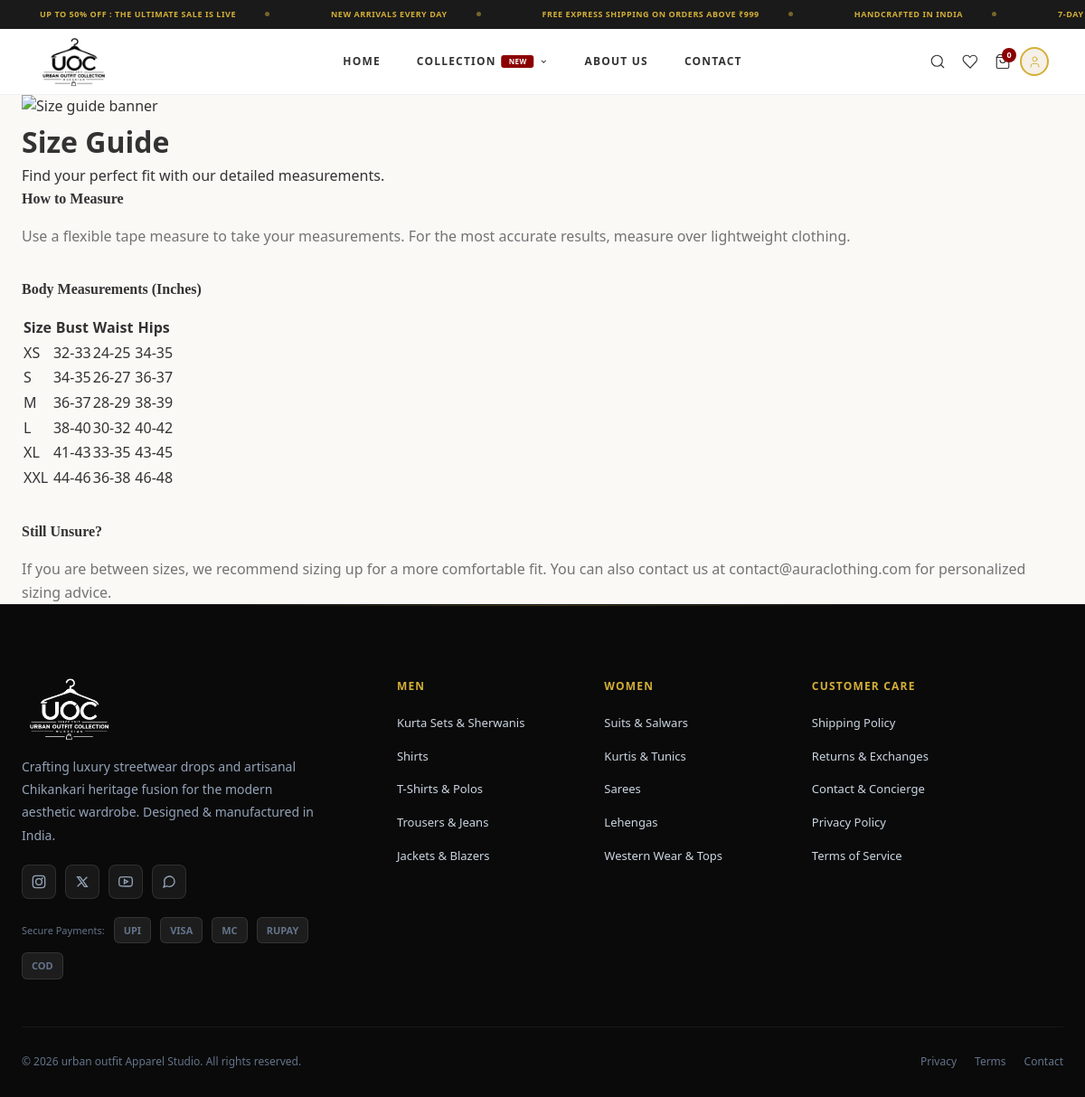
Page /pages/size-guide.php on the committed database.
### tables this page shows
CREATE TABLE IF NOT EXISTS settings (
  id INT UNSIGNED AUTO_INCREMENT PRIMARY KEY,
  `key` VARCHAR(100) UNIQUE NOT NULL,
  value TEXT NULL,
  type ENUM('text', 'textarea', 'number', 'email', 'url', 'image') DEFAULT 'text',
  group_name VARCHAR(100) DEFAULT 'general',
  created_at DATETIME DEFAULT CURRENT_TIMESTAMP,
  updated_at DATETIME DEFAULT CURRENT_TIMESTAMP ON UPDATE CURRENT_TIMESTAMP
);

CREATE TABLE IF NOT EXISTS categories (
  id INT UNSIGNED AUTO_INCREMENT PRIMARY KEY,
  name VARCHAR(100) NOT NULL,
  slug VARCHAR(100) UNIQUE NOT NULL,
  department ENUM('women', 'men', 'kids', 'all') DEFAULT 'all',
  description TEXT NULL,
  image VARCHAR(500) NULL,
  parent_id INT UNSIGNED DEFAULT 0,
  sort_order INT DEFAULT 0,
  is_active TINYINT(1) DEFAULT 1,
  created_at DATETIME DEFAULT CURRENT_TIMESTAMP,
  updated_at DATETIME DEFAULT CURRENT_TIMESTAMP ON UPDATE CURRENT_TIMESTAMP
);

### config/database.php (called while the page is built, shortened)
<?php
$dbHost = $_ENV['DB_HOST'] ?? '127.0.0.1';
$dbName = $_ENV['DB_NAME'] ?? 'cloths';
$dbUser = $_ENV['DB_USER'] ?? 'root';
$dbPass = $_ENV['DB_PASS'] ?? '';
$conn = @new mysqli($dbHost, $dbUser, $dbPass);
if ($conn && !$conn->connect_error) {
  $mysqli = new mysqli($dbHost, $dbUser, $dbPass, $dbName);
  $mysqli->set_charset('utf8mb4');
  $checkTable = $mysqli->query("SHOW TABLES LIKE 'products'");
  if ($checkTable && $checkTable->num_rows === 0) {
    $schemaFile = BASE_PATH . '/database/schema.sql';
    if (file_exists($schemaFile)) {
      $sql = file_get_contents($schemaFile);
      $mysqli->multi_query($sql);
      while ($mysqli->more_results() && $mysqli->next_result()) {;}
    }
  } else {
    $checkPsid = $mysqli->query("SHOW COLUMNS FROM orders LIKE 'payment_session_id'");
    if ($checkPsid && $checkPsid->num_rows === 0) {
      $mysqli->query("ALTER TABLE orders ADD COLUMN payment_session_id VARCHAR(255) NULL AFTER payment_method");
    }
    $checkWishlists = $mysqli->query("SHOW TABLES LIKE 'wishlists'");
    if ($checkWishlists && $checkWishlists->num_rows > 0) {
      $checkFk = $mysqli->query("SHOW CREATE TABLE wishlists");
      if ($checkFk) {
        $createSql = $checkFk->fetch_assoc()['Create Table'] ?? '';
        if (strpos($createSql, 'FOREIGN KEY') !== false) {
          $mysqli->query("DROP TABLE wishlists");
        }
      }
    }
    $checkMegaMenu = $mysqli->query("SHOW TABLES LIKE 'mega_menu_items'");
    if ($checkMegaMenu && $checkMegaMenu->num_rows === 0) {
      $mysqli->query("CREATE TABLE IF NOT EXISTS mega_menu_items (
        id INT UNSIGNED AUTO_INCREMENT PRIMARY KEY,
        department ENUM('men', 'women', 'kids', 'explore') NOT NULL,
        name VARCHAR(150) NOT NULL,
        slug VARCHAR(150) NOT NULL,
        url VARCHAR(500) NULL,
        image VARCHAR(500) NULL,
        sort_order INT DEFAULT 0,
        is_active TINYINT(1) DEFAULT 1,
        is_sale TINYINT(1) DEFAULT 0,
        created_at DATETIME DEFAULT CURRENT_TIMESTAMP,
        updated_at DATETIME DEFAULT CURRENT_TIMESTAMP ON UPDATE CURRENT_TIMESTAMP
      ) ENGINE=InnoDB DEFAULT CHARSET=utf8mb4 COLLATE=utf8mb4_unicode_ci");
      $mysqli->query("INSERT INTO mega_menu_items (department, name, slug, url, sort_order, is_active, is_sale) VALUES
        ('men', 'Oversized Drop Tees', 'oversized-tees', NULL, 1, 1, 0),
        ('men', 'Streetwear', 'streetwear', NULL, 2, 1, 0),
        ('men', 'Ethnic Fusion Kurtas', 'kurtas', NULL, 3, 1, 0),
        ('men', 'Resort Co-Ords', 'co-ords', NULL, 4, 1, 0),
        ('men', 'Shirts', 'shirts', NULL, 5, 1, 0),
        ('men', 'Bottoms', 'bottoms', NULL, 6, 1, 0),
        ('women', 'Chikankari Edit', 'chikankari', NULL, 1, 1, 0),
        ('women', 'Dresses & Co-Ords', 'dresses', NULL, 2, 1, 0),
        ('women', 'Kurtis & Sets', 'kurtis', NULL, 3, 1, 0),
        ('women', 'Streetwear', 'streetwear', NULL, 4, 1, 0),
        ('women', 'Linen Collection', 'linen', NULL, 5, 1, 0),
        ('women', 'Bottoms', 'bottoms', NULL, 6, 1, 0),
        ('kids', 'Boys', 'boys', NULL, 1, 1, 0),
        ('kids', 'Girls', 'girls', NULL, 2, 1, 0),
        ('kids', 'Ethnic Wear', 'ethnic', NULL, 3, 1, 0),
        ('kids', 'Matching Co-Ords', 'co-ords', NULL, 4, 1, 0),
        ('explore', 'New Arrivals', 'new-arrivals', NULL, 1, 1, 0),
        ('explore', 'Bestsellers', 'bestsellers', NULL, 2, 1, 0),
        ('explore', 'Heritage Fusion', 'ethnic-fusion', NULL, 3, 1, 0),
        ('explore', 'Sale', 'sale', NULL, 4, 1, 1)
      ");
    }
    $checkPrt = $mysqli->query("SHOW TABLES LIKE 'password_reset_tokens'");
    if ($checkPrt && $checkPrt->num_rows === 0) {
      $mysqli->query("CREATE TABLE IF NOT EXISTS password_reset_tokens (
        id INT UNSIGNED AUTO_INCREMENT PRIMARY KEY,
        customer_id INT UNSIGNED NOT NULL,
        token VARCHAR(64) NOT NULL UNIQUE,
        expires_at DATETIME NOT NULL,
        created_at DATETIME DEFAULT CURRENT_TIMESTAMP,
        INDEX idx_token (token),
        INDEX idx_customer (customer_id)
      ) ENGINE=InnoDB DEFAULT CHARSET=utf8mb4 COLLATE=utf8mb4_unicode_ci");
    }
    $checkRl = $mysqli->query("SHOW TABLES LIKE 'rate_limits'");
    if ($checkRl && $checkRl->num_rows === 0) {
      $mysqli->query("CREATE TABLE IF NOT EXISTS rate_limits (
        id INT UNSIGNED AUTO_INCREMENT PRIMARY KEY,
        rate_key VARCHAR(255) NOT NULL,
        ip_address VARCHAR(45) NOT NULL,
        attempts INT UNSIGNED DEFAULT 1,
        first_attempt_at DATETIME DEFAULT CURRENT_TIMESTAMP,
        UNIQUE KEY unique_rate (rate_key, ip_address)
      ) ENGINE=InnoDB DEFAULT CHARSET=utf8mb4");
    }
  }
} else {
  $mysqli = null;
}
function sanitize($string) {
  return htmlspecialchars(trim((string)$string), ENT_QUOTES, 'UTF-8');
}
function getSetting($key, $default = '') {
  global $mysqli;
  $stmt = $mysqli->prepare('SELECT value FROM settings WHERE `key` = ?');
  $stmt->bind_param('s', $key);
  $stmt->execute();
  $result = $stmt->get_result()->fetch_assoc();
  return $result ? $result['value'] : $default;
}

### pages/size-guide.php (the view, shortened to what this page needs)
<?php
require_once dirname(__DIR__) . '/config/database.php';
include dirname(__DIR__) . '/includes/header.php';
?>
<main class="page-shell">
  <div class="container">
    <div class="page-hero reveal-up">
      <img src="https://images.unsplash.com/photo-1558618666-fcd25c85f82e?w=1800&h=900&fit=crop" alt="Size guide banner" loading="eager">
      <div class="page-hero-content">
        <h1>Size Guide</h1>
        <p>Find your perfect fit with our detailed measurements.</p>
      </div>
    </div>
    <div class="admin-form-page">
      <h2 style="font-family: var(--font-display); font-size: var(--text-h3); margin-bottom: var(--space-4);">How to Measure</h2>
      <p style="color: var(--color-text-secondary); margin-bottom: var(--space-6);">Use a flexible tape measure to take your measurements. For the most accurate results, measure over lightweight clothing.</p>
      <h2 style="font-family: var(--font-display); font-size: var(--text-h3); margin: var(--space-8) 0 var(--space-4);">Body Measurements (Inches)</h2>
      <div class="table-wrap">
        <table class="admin-table">
          <thead>
            <tr>
              <th>Size</th>
              <th>Bust</th>
              <th>Waist</th>
              <th>Hips</th>
            </tr>
          </thead>
          <tbody>
            <tr><td>XS</td><td>32-33</td><td>24-25</td><td>34-35</td></tr>
            <tr><td>S</td><td>34-35</td><td>26-27</td><td>36-37</td></tr>
            <tr><td>M</td><td>36-37</td><td>28-29</td><td>38-39</td></tr>
            <tr><td>L</td><td>38-40</td><td>30-32</td><td>40-42</td></tr>
            <tr><td>XL</td><td>41-43</td><td>33-35</td><td>43-45</td></tr>
            <tr><td>XXL</td><td>44-46</td><td>36-38</td><td>46-48</td></tr>
          </tbody>
        </table>
      </div>
      <h2 style="font-family: var(--font-display); font-size: var(--text-h3); margin: var(--space-8) 0 var(--space-4);">Still Unsure?</h2>
      <p style="color: var(--color-text-secondary);">If you are between sizes, we recommend sizing up for a more comfortable fit. You can also contact us at <?= sanitize(getSetting('site_email', 'hello@example.com')) ?> for personalized sizing advice.</p>
    </div>
  </div>
</main>
<?php include dirname(__DIR__) . '/includes/footer.php'; ?>

### includes/footer.php (shortened to what this page needs)
  <footer class="aura-footer">
    <div class="aura-container">
      <div class="footer-grid">
        <div class="footer-brand-col">
          <div class="aura-brand" style="display:flex;align-items:center;gap:10px;">
            <img src="<?= BASE_URL ?>/src/Logo.png" alt="urban outfit" style="height: 70px; filter: brightness(0) invert(1);">
          </div>
          <p>
            Crafting luxury streetwear drops and artisanal Chikankari heritage fusion for the modern aesthetic wardrobe. Designed &amp; manufactured in India.
          </p>
          <div class="footer-social-links">
            <a href="#" title="Instagram">
              <svg width="16" height="16" viewBox="0 0 24 24" fill="none" stroke="currentColor" stroke-width="2"><rect x="2" y="2" width="20" height="20" rx="5"/><circle cx="12" cy="12" r="5"/><circle cx="17.5" cy="6.5" r="1.5" fill="currentColor" stroke="none"/></svg>
            </a>
            <a href="#" title="Twitter/X">
              <svg width="16" height="16" viewBox="0 0 24 24" fill="none" stroke="currentColor" stroke-width="2"><path d="M4 4l11.733 16h4.267l-11.733-16zM4 20l6.768-6.768M20 4l-6.768 6.768"/></svg>
            </a>
            <a href="#" title="YouTube">
            </a>
            <a href="#" title="WhatsApp">
              <svg width="16" height="16" viewBox="0 0 24 24" fill="none" stroke="currentColor" stroke-width="2"><path d="M21 11.5a8.38 8.38 0 0 1-.9 3.8 8.5 8.5 0 0 1-7.6 4.7 8.38 8.38 0 0 1-3.8-.9L3 21l1.9-5.7a8.38 8.38 0 0 1-.9-3.8 8.5 8.5 0 0 1 4.7-7.6 8.38 8.38 0 0 1 3.8-.9h.5a8.48 8.48 0 0 1 8 8v.5z"/></svg>
            </a>
          </div>
          <div class="footer-payments">
            <span>Secure Payments:</span>
            <span class="payment-icon">UPI</span>
            <span class="payment-icon">VISA</span>
            <span class="payment-icon">MC</span>
            <span class="payment-icon">RUPAY</span>
            <span class="payment-icon">COD</span>
          </div>
        </div>
        <?php
        $footerDepts = ['men' => [], 'women' => []];
        if (!empty($mysqli)) {
          $fcResult = $mysqli->query(
            "SELECT name, slug, department FROM categories
             WHERE is_active = 1 AND parent_id != 0
             AND department IN ('men','women')
             ORDER BY department, sort_order ASC"
          );
          if ($fcResult) {
            while ($fc = $fcResult->fetch_assoc()) {
              $footerDepts[$fc['department']][] = $fc;
            }
          }
        }
        ?>
        <div class="footer-col">
          <h4>Men</h4>
          <ul class="footer-links">
            <?php foreach ($footerDepts['men'] as $cat): ?>
              <li><a href="<?= BASE_URL ?>/shop.php?category=men&subcategory=<?= urlencode($cat['slug']) ?>"><?= htmlspecialchars($cat['name']) ?></a></li>
            <?php endforeach; ?>
          </ul>
        </div>
        <div class="footer-col">
          <h4>Women</h4>
          <ul class="footer-links">
            <?php foreach ($footerDepts['women'] as $cat): ?>
              <li><a href="<?= BASE_URL ?>/shop.php?category=women&subcategory=<?= urlencode($cat['slug']) ?>"><?= htmlspecialchars($cat['name']) ?></a></li>
            <?php endforeach; ?>
          </ul>
        </div>
        <div class="footer-col">
          <h4>Customer Care</h4>
          <ul class="footer-links">
            <li><a href="<?= BASE_URL ?>/pages/shipping.php">Shipping Policy</a></li>
            <li><a href="<?= BASE_URL ?>/pages/returns.php">Returns &amp; Exchanges</a></li>
            <li><a href="<?= BASE_URL ?>/pages/contact.php">Contact &amp; Concierge</a></li>
            <li><a href="<?= BASE_URL ?>/pages/privacy.php">Privacy Policy</a></li>
            <li><a href="<?= BASE_URL ?>/pages/terms.php">Terms of Service</a></li>
          </ul>
        </div>
      </div>
      <div class="footer-bottom">
        <p>&copy; <?= date('Y') ?> urban outfit Apparel Studio. All rights reserved.</p>
        <div class="footer-bottom-links">
          <a href="<?= BASE_URL ?>/pages/privacy.php">Privacy</a>
          <a href="<?= BASE_URL ?>/pages/terms.php">Terms</a>
          <a href="<?= BASE_URL ?>/pages/contact.php">Contact</a>
        </div>
      </div>
    </div>
  </footer>
</body>
</html>

### rows in the picture
settings: value "contact@auraclothing.com"
categories: name "Kurta Sets & Sherwanis"
categories: name "Shirts"
categories: name "T-Shirts & Polos"
categories: name "Trousers & Jeans"
categories: name "Jackets & Blazers"
categories: name "Suits & Salwars"
categories: name "Kurtis & Tunics"
categories: name "Sarees"
categories: name "Lehengas"
categories: name "Western Wear & Tops"

### other values in the picture
$item "UP TO 50% OFF : THE ULTIMATE SALE IS LIVE"
$item "NEW ARRIVALS EVERY DAY"
$item "FREE EXPRESS SHIPPING ON ORDERS ABOVE ₹999"
$item "HANDCRAFTED IN INDIA"
$item "7-DAY…"
$cartCount "0"
